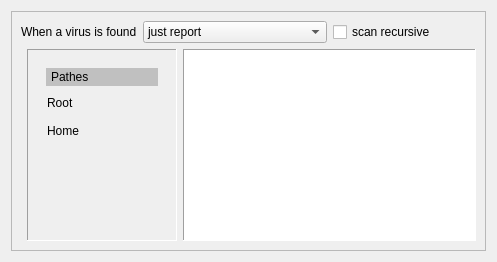
     <widget class="QWidget" name="wizardPage_3">
      <layout class="QGridLayout" name="gridLayout_14">
       <item row="0" column="0">
        <widget class="QFrame" name="frame_2">
         <property name="frameShape">
          <enum>QFrame::StyledPanel</enum>
         </property>
         <property name="frameShadow">
          <enum>QFrame::Raised</enum>
         </property>
         <layout class="QGridLayout" name="gridLayout_13">
          <item row="0" column="0" rowspan="2" colspan="3">
           <layout class="QHBoxLayout" name="horizontalLayout_5">
            <item>
             <widget class="QLabel" name="virusFoundLabel">
              <property name="text">
               <string>When a virus is found</string>
              </property>
             </widget>
            </item>
            <item>
             <widget class="QComboBox" name="virusFoundComboBox">
              <item>
               <property name="text">
                <string>just report</string>
               </property>
              </item>
              <item>
               <property name="text">
                <string>remove file (be careful)</string>
               </property>
              </item>
              <item>
               <property name="text">
                <string>move file to qurantine folder</string>
               </property>
              </item>
              <item>
               <property name="text">
                <string>copy file to quarantine folder</string>
               </property>
              </item>
             </widget>
            </item>
            <item>
             <widget class="QCheckBox" name="recursivCheckBox">
              <property name="text">
               <string>scan recursive</string>
              </property>
             </widget>
            </item>
            <item>
             <spacer name="horizontalSpacer_6">
              <property name="orientation">
               <enum>Qt::Horizontal</enum>
              </property>
              <property name="sizeHint" stdset="0">
               <size>
                <width>40</width>
                <height>20</height>
               </size>
              </property>
             </spacer>
            </item>
           </layout>
          </item>
          <item row="2" column="2">
           <widget class="QTreeView" name="treeView">
            <property name="styleSheet">
             <string notr="true"/>
            </property>
            <property name="frameShape">
             <enum>QFrame::Panel</enum>
            </property>
            <attribute name="headerVisible">
             <bool>false</bool>
            </attribute>
           </widget>
          </item>
          <item row="2" column="1">
           <widget class="QFrame" name="deviceFrame">
            <property name="minimumSize">
             <size>
              <width>150</width>
              <height>0</height>
             </size>
            </property>
            <property name="maximumSize">
             <size>
              <width>150</width>
              <height>16777215</height>
             </size>
            </property>
            <property name="frameShape">
             <enum>QFrame::Panel</enum>
            </property>
            <property name="frameShadow">
             <enum>QFrame::Sunken</enum>
            </property>
            <layout class="QGridLayout" name="gridLayout_7">
             <item row="1" column="0">
              <spacer name="verticalSpacer_5">
               <property name="orientation">
                <enum>Qt::Vertical</enum>
               </property>
               <property name="sizeHint" stdset="0">
                <size>
                 <width>20</width>
                 <height>40</height>
                </size>
               </property>
              </spacer>
             </item>
             <item row="0" column="0">
              <widget class="QFrame" name="pathFrame">
               <property name="frameShape">
                <enum>QFrame::NoFrame</enum>
               </property>
               <property name="frameShadow">
                <enum>QFrame::Plain</enum>
               </property>
               <layout class="QGridLayout" name="gridLayout_9">
                <item row="2" column="0">
                 <widget class="QPushButton" name="homePathButton">
                  <property name="layoutDirection">
                   <enum>Qt::LeftToRight</enum>
                  </property>
                  <property name="styleSheet">
                   <string notr="true">text-align:left</string>
                  </property>
                  <property name="text">
                   <string>Home</string>
                  </property>
                  <property name="icon">
                   <iconset resource="../resources.qrc">
                    <normaloff>:/icons/homefolder.png</normaloff>:/icons/homefolder.png</iconset>
                  </property>
                  <property name="iconSize">
                   <size>
                    <width>28</width>
                    <height>28</height>
                   </size>
                  </property>
                  <property name="flat">
                   <bool>true</bool>
                  </property>
                 </widget>
                </item>
                <item row="0" column="0">
                 <widget class="QLabel" name="pathLabel">
                  <property name="maximumSize">
                   <size>
                    <width>16777215</width>
                    <height>30</height>
                   </size>
                  </property>
                  <property name="styleSheet">
                   <string notr="true">background:#c0c0c0;padding:2px;</string>
                  </property>
                  <property name="text">
                   <string>Pathes</string>
                  </property>
                 </widget>
                </item>
                <item row="1" column="0">
                 <widget class="QPushButton" name="basePathButton">
                  <property name="styleSheet">
                   <string notr="true">text-align:left</string>
                  </property>
                  <property name="text">
                   <string>Root</string>
                  </property>
                  <property name="icon">
                   <iconset resource="../resources.qrc">
                    <normaloff>:/icons/basefolder.png</normaloff>:/icons/basefolder.png</iconset>
                  </property>
                  <property name="iconSize">
                   <size>
                    <width>28</width>
                    <height>28</height>
                   </size>
                  </property>
                  <property name="flat">
                   <bool>true</bool>
                  </property>
                 </widget>
                </item>
               </layout>
              </widget>
             </item>
            </layout>
           </widget>
          </item>
         </layout>
        </widget>
       </item>
      </layout>
     </widget>
